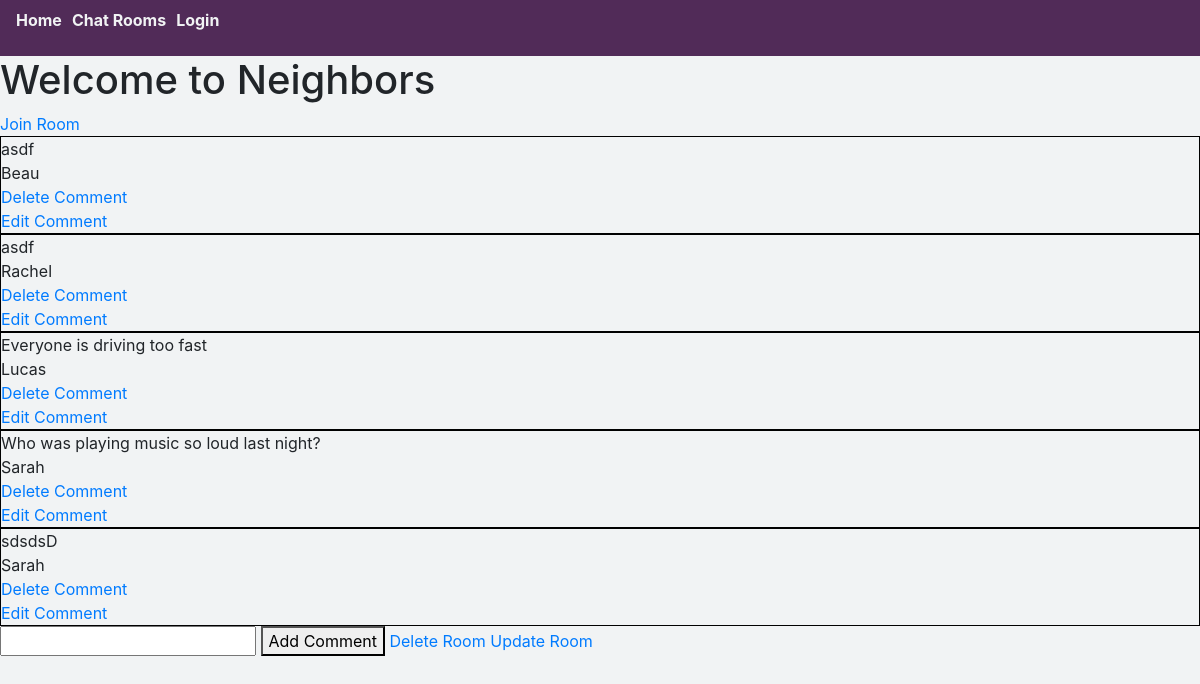
The page /2/chat_room_detail on the database its author committed.
### chat_app/models.py (models this page shows, shortened)
class Room(models.Model):
    name = models.CharField(max_length=255)
    description = models.CharField(max_length=255, null=True)
    created_by = models.ForeignKey(User, on_delete=models.CASCADE, null=True, related_name='rooms')
    members = models.ManyToManyField(User)

class Message(models.Model):
    text = models.CharField(max_length=255, null=True)
    user = models.ForeignKey(User, on_delete=models.CASCADE, null=True)
    room = models.ForeignKey(Room, on_delete=models.CASCADE, null=True)

### chat_app/views.py (the view)
# urls.py: path('<int:pk>/chat_room_detail', views.DetailView.as_view(), name='chat_detail'),
class DetailView(generic.DetailView):
    model = Room
    template_name = 'chat_app/chat_room_detail.html'
    fields = ['name']

### chat_app/templates/chat_app/chat_room_detail.html (shortened to what this page needs)
{% extends 'chat_app/base.html' %}
{% block content %}
<h1>Welcome to {{room.name}}</h1>
<div><a href="#">Join Room</a></div>
{% for message in object.message_set.all %}
<div class="message">
  <div>{{message.text}}</div>
  <div>{{message.user}}</div>
  <div><a href="{% url 'chat_app:message_delete' message.id %}">Delete Comment</a></div>
  <div><a href="{% url 'chat_app:message_edit' message.id %}">Edit Comment</a></div>
</div>
{% endfor %}
<form action="{% url 'chat_app:message_create' room.id %}" method='post' ">{% csrf_token %}
  <input type="text" name='text'>
  <button>Add Comment</button>
  <a href="{% url 'chat_app:room_delete' room.id %}">Delete Room</a>
  <a href="{% url 'chat_app:room_update' room.id %}">Update Room</a>
</form>
{% endblock content %}

### chat_app/static/styles.css (style rules this page uses)
* { box-sizing: border-box; }
body { background-color: #f1f3f4; }
.message { border: solid 1px #000; }

### rows shown on the page
Room: name "Neighbors"
Message: text "asdf", user "Beau"
Message: text "asdf", user "Rachel"
Message: text "Everyone is driving too fast", user "Lucas"
Message: text "Who was playing music so loud last night?", user "Sarah"
Message: text "sdsdsD", user "Sarah"
